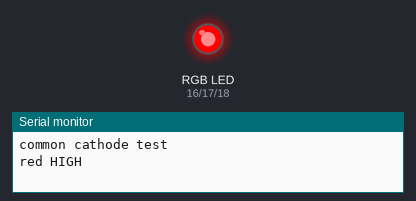
This sketch was run on a simulated ESP32. On the bench: an RGB LED mixed from three pins (HIGH = lit), the last lines printed to the serial monitor.

Above: at 1.6 s.
At 2.8 s:
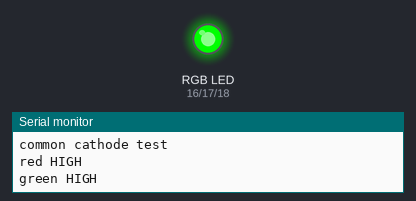
At 4.0 s:
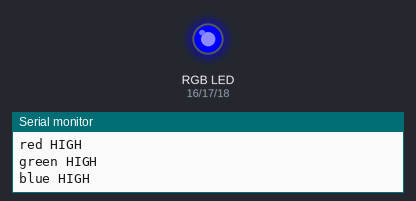
At 6.8 s:
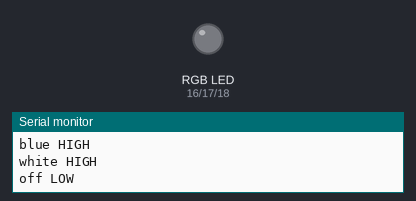
At 9.6 s:
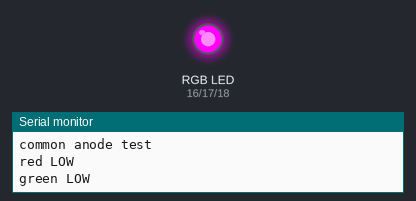
At 13.8 s:
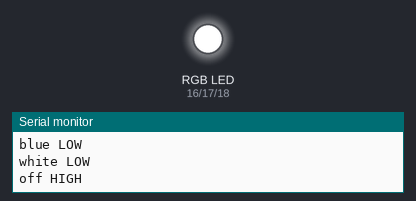
Timing chart, 0 to 19.2 s (numbered marks = the images above):
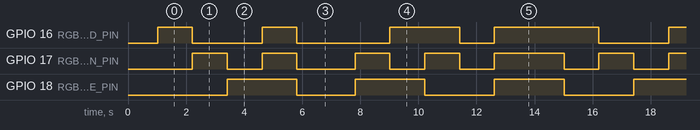

The sketch:

rgb_led_test.ino
```cpp
#include <Arduino.h>

constexpr uint8_t RGB_RED_PIN = 16;
constexpr uint8_t RGB_GREEN_PIN = 17;
constexpr uint8_t RGB_BLUE_PIN = 18;

void setPins(uint8_t red, uint8_t green, uint8_t blue) {
  digitalWrite(RGB_RED_PIN, red);
  digitalWrite(RGB_GREEN_PIN, green);
  digitalWrite(RGB_BLUE_PIN, blue);
}

void showStep(const char *label, uint8_t red, uint8_t green, uint8_t blue) {
  Serial.println(label);
  setPins(red, green, blue);
  delay(1200);
}

void setup() {
  Serial.begin(115200);
  delay(1000);

  pinMode(RGB_RED_PIN, OUTPUT);
  pinMode(RGB_GREEN_PIN, OUTPUT);
  pinMode(RGB_BLUE_PIN, OUTPUT);
  setPins(LOW, LOW, LOW);

  Serial.println();
  Serial.println("M series RGB LED direct GPIO test");
  Serial.printf("R/G/B pins: GPIO%d/GPIO%d/GPIO%d\n", RGB_RED_PIN, RGB_GREEN_PIN, RGB_BLUE_PIN);
  Serial.println("First pass assumes common cathode: common pin to GND, color pins turn on with HIGH.");
  Serial.println("Second pass assumes common anode: common pin to 3V3, color pins turn on with LOW.");
}

void loop() {
  Serial.println("common cathode test");
  showStep("red HIGH", HIGH, LOW, LOW);
  showStep("green HIGH", LOW, HIGH, LOW);
  showStep("blue HIGH", LOW, LOW, HIGH);
  showStep("white HIGH", HIGH, HIGH, HIGH);
  showStep("off LOW", LOW, LOW, LOW);

  delay(800);

  Serial.println("common anode test");
  showStep("red LOW", LOW, HIGH, HIGH);
  showStep("green LOW", HIGH, LOW, HIGH);
  showStep("blue LOW", HIGH, HIGH, LOW);
  showStep("white LOW", LOW, LOW, LOW);
  showStep("off HIGH", HIGH, HIGH, HIGH);

  delay(1200);
}
```

Measured:
- by itself, GPIO 16 (RGB_RED_PIN): repeats every 14.0 s: LOW 2.4 s, HIGH 1.2 s, LOW 3.2 s, HIGH 2.4 s, LOW 1.2 s, HIGH 3.6 s
- by itself, GPIO 18 (RGB_BLUE_PIN): repeats every 14.0 s: LOW 2.0 s, 2 × (HIGH 2.4 s, LOW 2.4 s), HIGH 2.4 s
- by itself, GPIO 17 (RGB_GREEN_PIN): repeats every 14.0 s: LOW 1.2 s, HIGH 1.2 s, LOW 2.0 s, 2 × (HIGH 1.2 s, LOW 1.2 s), HIGH 2.4 s, LOW 1.2 s, HIGH 1.2 s
